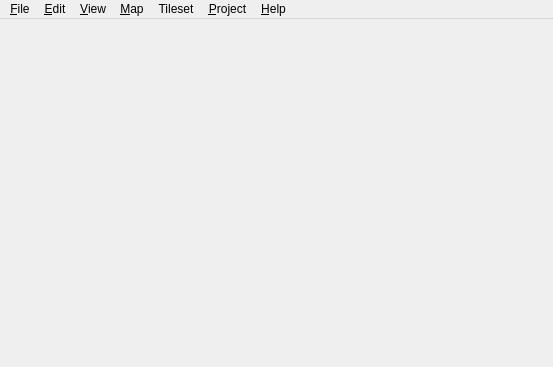
<?xml version="1.0" encoding="UTF-8"?>
<ui version="4.0">
 <class>MainWindow</class>
 <widget class="QMainWindow" name="MainWindow">
  <property name="geometry">
   <rect>
    <x>0</x>
    <y>0</y>
    <width>553</width>
    <height>367</height>
   </rect>
  </property>
  <property name="acceptDrops">
   <bool>true</bool>
  </property>
  <property name="dockOptions">
   <set>QMainWindow::AllowNestedDocks|QMainWindow::AllowTabbedDocks|QMainWindow::AnimatedDocks</set>
  </property>
  <widget class="QWidget" name="centralWidget">
   <layout class="QVBoxLayout" name="verticalLayout">
    <property name="leftMargin">
     <number>0</number>
    </property>
    <property name="topMargin">
     <number>0</number>
    </property>
    <property name="rightMargin">
     <number>0</number>
    </property>
    <property name="bottomMargin">
     <number>0</number>
    </property>
   </layout>
  </widget>
  <widget class="QMenuBar" name="menuBar">
   <property name="geometry">
    <rect>
     <x>0</x>
     <y>0</y>
     <width>553</width>
     <height>21</height>
    </rect>
   </property>
   <widget class="QMenu" name="menuFile">
    <property name="title">
     <string>&amp;File</string>
    </property>
    <widget class="QMenu" name="menuRecentFiles">
     <property name="title">
      <string>&amp;Recent Files</string>
     </property>
     <property name="icon">
      <iconset resource="tiled.qrc">
       <normaloff>:/images/16/document-open-recent.png</normaloff>:/images/16/document-open-recent.png</iconset>
     </property>
     <property name="toolTipsVisible">
      <bool>true</bool>
     </property>
     <addaction name="actionClearRecentFiles"/>
    </widget>
    <widget class="QMenu" name="menuNew">
     <property name="title">
      <string>&amp;New</string>
     </property>
     <addaction name="actionNewMap"/>
     <addaction name="actionNewTileset"/>
    </widget>
    <widget class="QMenu" name="menuCommand">
     <property name="title">
      <string>Commands</string>
     </property>
     <addaction name="actionEditCommands"/>
    </widget>
    <addaction name="menuNew"/>
    <addaction name="actionOpen"/>
    <addaction name="menuRecentFiles"/>
    <addaction name="separator"/>
    <addaction name="actionSave"/>
    <addaction name="actionSaveAs"/>
    <addaction name="actionSaveAll"/>
    <addaction name="actionExport"/>
    <addaction name="actionExportAs"/>
    <addaction name="actionExportAsImage"/>
    <addaction name="actionReload"/>
    <addaction name="separator"/>
    <addaction name="menuCommand"/>
    <addaction name="separator"/>
    <addaction name="actionClose"/>
    <addaction name="actionCloseAll"/>
    <addaction name="actionQuit"/>
   </widget>
   <widget class="QMenu" name="menuEdit">
    <property name="title">
     <string>&amp;Edit</string>
    </property>
    <addaction name="actionCut"/>
    <addaction name="actionCopy"/>
    <addaction name="actionPaste"/>
    <addaction name="actionPasteInPlace"/>
    <addaction name="actionDelete"/>
    <addaction name="separator"/>
    <addaction name="actionPreferences"/>
   </widget>
   <widget class="QMenu" name="menuHelp">
    <property name="title">
     <string>&amp;Help</string>
    </property>
    <addaction name="actionDocumentation"/>
    <addaction name="actionForum"/>
    <addaction name="separator"/>
    <addaction name="actionDonate"/>
    <addaction name="actionAbout"/>
   </widget>
   <widget class="QMenu" name="menuMap">
    <property name="title">
     <string>&amp;Map</string>
    </property>
    <widget class="QMenu" name="menuUnloadWorld">
     <property name="title">
      <string>Unload World</string>
     </property>
    </widget>
    <addaction name="actionAddExternalTileset"/>
    <addaction name="separator"/>
    <addaction name="actionLoadWorld"/>
    <addaction name="menuUnloadWorld"/>
    <addaction name="separator"/>
    <addaction name="actionResizeMap"/>
    <addaction name="actionOffsetMap"/>
    <addaction name="separator"/>
    <addaction name="actionAutoMap"/>
    <addaction name="actionAutoMapWhileDrawing"/>
    <addaction name="separator"/>
    <addaction name="actionMapProperties"/>
   </widget>
   <widget class="QMenu" name="menuView">
    <property name="title">
     <string>&amp;View</string>
    </property>
    <widget class="QMenu" name="menuShowObjectNames">
     <property name="title">
      <string>Show Object &amp;Names</string>
     </property>
     <addaction name="actionNoLabels"/>
     <addaction name="actionLabelsForSelectedObjects"/>
     <addaction name="actionLabelsForAllObjects"/>
     <addaction name="separator"/>
     <addaction name="actionLabelForHoveredObject"/>
    </widget>
    <widget class="QMenu" name="menuSnapping">
     <property name="title">
      <string>Snapping</string>
     </property>
     <addaction name="actionSnapNothing"/>
     <addaction name="actionSnapToGrid"/>
     <addaction name="actionSnapToFineGrid"/>
     <addaction name="actionSnapToPixels"/>
    </widget>
    <addaction name="actionShowGrid"/>
    <addaction name="actionShowTileObjectOutlines"/>
    <addaction name="menuShowObjectNames"/>
    <addaction name="actionShowTileAnimations"/>
    <addaction name="actionShowTileCollisionShapes"/>
    <addaction name="actionHighlightCurrentLayer"/>
    <addaction name="actionHighlightHoveredObject"/>
    <addaction name="separator"/>
    <addaction name="menuSnapping"/>
    <addaction name="separator"/>
    <addaction name="actionZoomIn"/>
    <addaction name="actionZoomOut"/>
    <addaction name="actionZoomNormal"/>
    <addaction name="actionFitInView"/>
    <addaction name="separator"/>
    <addaction name="actionFullScreen"/>
    <addaction name="actionClearView"/>
   </widget>
   <widget class="QMenu" name="menuTileset">
    <property name="title">
     <string>Tileset</string>
    </property>
    <addaction name="actionTilesetProperties"/>
   </widget>
   <widget class="QMenu" name="menuProject">
    <property name="title">
     <string>&amp;Project</string>
    </property>
    <widget class="QMenu" name="menuRecentProjects">
     <property name="title">
      <string>&amp;Recent Projects</string>
     </property>
     <property name="icon">
      <iconset resource="tiled.qrc">
       <normaloff>:/images/16/document-open-recent.png</normaloff>:/images/16/document-open-recent.png</iconset>
     </property>
     <property name="toolTipsVisible">
      <bool>true</bool>
     </property>
    </widget>
    <addaction name="actionOpenProject"/>
    <addaction name="menuRecentProjects"/>
    <addaction name="separator"/>
    <addaction name="actionSaveProjectAs"/>
    <addaction name="actionCloseProject"/>
    <addaction name="separator"/>
    <addaction name="actionAddFolderToProject"/>
    <addaction name="actionRefreshProjectFolders"/>
   </widget>
   <addaction name="menuFile"/>
   <addaction name="menuEdit"/>
   <addaction name="menuView"/>
   <addaction name="menuMap"/>
   <addaction name="menuTileset"/>
   <addaction name="menuProject"/>
   <addaction name="menuHelp"/>
  </widget>
  <action name="actionOpen">
   <property name="text">
    <string>&amp;Open...</string>
   </property>
  </action>
  <action name="actionSave">
   <property name="text">
    <string>&amp;Save</string>
   </property>
  </action>
  <action name="actionQuit">
   <property name="icon">
    <iconset resource="tiled.qrc">
     <normaloff>:/images/16/application-exit.png</normaloff>:/images/16/application-exit.png</iconset>
   </property>
   <property name="text">
    <string>&amp;Quit</string>
   </property>
   <property name="menuRole">
    <enum>QAction::QuitRole</enum>
   </property>
  </action>
  <action name="actionCopy">
   <property name="enabled">
    <bool>false</bool>
   </property>
   <property name="icon">
    <iconset resource="tiled.qrc">
     <normaloff>:/images/16/edit-copy.png</normaloff>:/images/16/edit-copy.png</iconset>
   </property>
   <property name="text">
    <string>&amp;Copy</string>
   </property>
  </action>
  <action name="actionPaste">
   <property name="enabled">
    <bool>false</bool>
   </property>
   <property name="icon">
    <iconset resource="tiled.qrc">
     <normaloff>:/images/16/edit-paste.png</normaloff>:/images/16/edit-paste.png</iconset>
   </property>
   <property name="text">
    <string>&amp;Paste</string>
   </property>
  </action>
  <action name="actionAbout">
   <property name="icon">
    <iconset resource="tiled.qrc">
     <normaloff>:/images/16/help-about.png</normaloff>:/images/16/help-about.png</iconset>
   </property>
   <property name="text">
    <string>&amp;About Tiled</string>
   </property>
   <property name="menuRole">
    <enum>QAction::AboutRole</enum>
   </property>
  </action>
  <action name="actionAboutQt">
   <property name="text">
    <string>About Qt</string>
   </property>
   <property name="menuRole">
    <enum>QAction::AboutQtRole</enum>
   </property>
  </action>
  <action name="actionResizeMap">
   <property name="icon">
    <iconset resource="tiled.qrc">
     <normaloff>:/images/16/document-page-setup.png</normaloff>:/images/16/document-page-setup.png</iconset>
   </property>
   <property name="text">
    <string>&amp;Resize Map...</string>
   </property>
  </action>
  <action name="actionMapProperties">
   <property name="icon">
    <iconset resource="tiled.qrc">
     <normaloff>:/images/16/document-properties.png</normaloff>:/images/16/document-properties.png</iconset>
   </property>
   <property name="text">
    <string>Map &amp;Properties...</string>
   </property>
  </action>
  <action name="actionAutoMap">
   <property name="text">
    <string>AutoMap</string>
   </property>
   <property name="shortcut">
    <string notr="true">Ctrl+M</string>
   </property>
  </action>
  <action name="actionShowGrid">
   <property name="checkable">
    <bool>true</bool>
   </property>
   <property name="text">
    <string>Show &amp;Grid</string>
   </property>
   <property name="shortcut">
    <string notr="true">Ctrl+G</string>
   </property>
  </action>
  <action name="actionSaveAs">
   <property name="icon">
    <iconset resource="tiled.qrc">
     <normaloff>:/images/16/document-save-as.png</normaloff>:/images/16/document-save-as.png</iconset>
   </property>
   <property name="text">
    <string>Save &amp;As...</string>
   </property>
   <property name="shortcut">
    <string notr="true">Ctrl+Alt+S</string>
   </property>
  </action>
  <action name="actionNewTileset">
   <property name="enabled">
    <bool>false</bool>
   </property>
   <property name="text">
    <string>New &amp;Tileset...</string>
   </property>
  </action>
  <action name="actionClose">
   <property name="icon">
    <iconset resource="tiled.qrc">
     <normaloff>:/images/16/window-close.png</normaloff>:/images/16/window-close.png</iconset>
   </property>
   <property name="text">
    <string>&amp;Close</string>
   </property>
  </action>
  <action name="actionZoomIn">
   <property name="icon">
    <iconset resource="tiled.qrc">
     <normaloff>:/images/16/zoom-in.png</normaloff>:/images/16/zoom-in.png</iconset>
   </property>
   <property name="text">
    <string>Zoom In</string>
   </property>
  </action>
  <action name="actionZoomOut">
   <property name="icon">
    <iconset resource="tiled.qrc">
     <normaloff>:/images/16/zoom-out.png</normaloff>:/images/16/zoom-out.png</iconset>
   </property>
   <property name="text">
    <string>Zoom Out</string>
   </property>
  </action>
  <action name="actionZoomNormal">
   <property name="enabled">
    <bool>false</bool>
   </property>
   <property name="icon">
    <iconset resource="tiled.qrc">
     <normaloff>:/images/16/zoom-original.png</normaloff>:/images/16/zoom-original.png</iconset>
   </property>
   <property name="text">
    <string>Normal Size</string>
   </property>
   <property name="shortcut">
    <string notr="true">Ctrl+0</string>
   </property>
  </action>
  <action name="actionExportAsImage">
   <property name="text">
    <string>Export As &amp;Image...</string>
   </property>
  </action>
  <action name="actionCut">
   <property name="enabled">
    <bool>false</bool>
   </property>
   <property name="icon">
    <iconset resource="tiled.qrc">
     <normaloff>:/images/16/edit-cut.png</normaloff>:/images/16/edit-cut.png</iconset>
   </property>
   <property name="text">
    <string>Cu&amp;t</string>
   </property>
  </action>
  <action name="actionOffsetMap">
   <property name="text">
    <string>&amp;Offset Map...</string>
   </property>
  </action>
  <action name="actionPreferences">
   <property name="text">
    <string>Pre&amp;ferences...</string>
   </property>
   <property name="menuRole">
    <enum>QAction::PreferencesRole</enum>
   </property>
  </action>
  <action name="actionClearRecentFiles">
   <property name="icon">
    <iconset resource="tiled.qrc">
     <normaloff>:/images/16/edit-clear.png</normaloff>:/images/16/edit-clear.png</iconset>
   </property>
   <property name="text">
    <string>Clear Recent Files</string>
   </property>
  </action>
  <action name="actionExportAs">
   <property name="text">
    <string>E&amp;xport As...</string>
   </property>
   <property name="shortcut">
    <string notr="true">Ctrl+Shift+E</string>
   </property>
  </action>
  <action name="actionAddExternalTileset">
   <property name="enabled">
    <bool>false</bool>
   </property>
   <property name="text">
    <string>&amp;Add External Tileset...</string>
   </property>
  </action>
  <action name="actionSnapToGrid">
   <property name="checkable">
    <bool>true</bool>
   </property>
   <property name="text">
    <string>&amp;Snap to Grid</string>
   </property>
  </action>
  <action name="actionCloseAll">
   <property name="text">
    <string>C&amp;lose All</string>
   </property>
   <property name="shortcut">
    <string notr="true">Ctrl+Shift+W</string>
   </property>
  </action>
  <action name="actionDelete">
   <property name="enabled">
    <bool>false</bool>
   </property>
   <property name="icon">
    <iconset resource="tiled.qrc">
     <normaloff>:/images/16/edit-delete.png</normaloff>:/images/16/edit-delete.png</iconset>
   </property>
   <property name="text">
    <string>&amp;Delete</string>
   </property>
   <property name="iconText">
    <string>Delete</string>
   </property>
  </action>
  <action name="actionHighlightCurrentLayer">
   <property name="checkable">
    <bool>true</bool>
   </property>
   <property name="text">
    <string>&amp;Highlight Current Layer</string>
   </property>
   <property name="shortcut">
    <string notr="true">H</string>
   </property>
  </action>
  <action name="actionShowTileObjectOutlines">
   <property name="checkable">
    <bool>true</bool>
   </property>
   <property name="text">
    <string>Show Tile Object &amp;Outlines</string>
   </property>
  </action>
  <action name="actionSnapToFineGrid">
   <property name="checkable">
    <bool>true</bool>
   </property>
   <property name="text">
    <string>Snap to &amp;Fine Grid</string>
   </property>
  </action>
  <action name="actionShowTileAnimations">
   <property name="checkable">
    <bool>true</bool>
   </property>
   <property name="text">
    <string>Show Tile Animations</string>
   </property>
  </action>
  <action name="actionReload">
   <property name="text">
    <string>Reload</string>
   </property>
   <property name="shortcut">
    <string notr="true">Ctrl+R</string>
   </property>
  </action>
  <action name="actionExport">
   <property name="text">
    <string>&amp;Export</string>
   </property>
   <property name="shortcut">
    <string notr="true">Ctrl+E</string>
   </property>
  </action>
  <action name="actionDonate">
   <property name="text">
    <string>Support Tiled Development</string>
   </property>
  </action>
  <action name="actionSaveAll">
   <property name="text">
    <string>Save All</string>
   </property>
   <property name="shortcut">
    <string notr="true">Ctrl+Shift+S</string>
   </property>
  </action>
  <action name="actionDocumentation">
   <property name="text">
    <string>User Manual ↗</string>
   </property>
  </action>
  <action name="actionNoLabels">
   <property name="checkable">
    <bool>true</bool>
   </property>
   <property name="text">
    <string>&amp;Never</string>
   </property>
  </action>
  <action name="actionLabelsForSelectedObjects">
   <property name="checkable">
    <bool>true</bool>
   </property>
   <property name="checked">
    <bool>true</bool>
   </property>
   <property name="text">
    <string>For &amp;Selected Objects</string>
   </property>
  </action>
  <action name="actionLabelsForAllObjects">
   <property name="checkable">
    <bool>true</bool>
   </property>
   <property name="text">
    <string>For &amp;All Objects</string>
   </property>
  </action>
  <action name="actionAutoMapWhileDrawing">
   <property name="checkable">
    <bool>true</bool>
   </property>
   <property name="text">
    <string>AutoMap While Drawing</string>
   </property>
  </action>
  <action name="actionNewMap">
   <property name="text">
    <string>New Map...</string>
   </property>
  </action>
  <action name="actionPasteInPlace">
   <property name="enabled">
    <bool>false</bool>
   </property>
   <property name="text">
    <string>Paste &amp;in Place</string>
   </property>
   <property name="shortcut">
    <string notr="true">Ctrl+Shift+V</string>
   </property>
  </action>
  <action name="actionFullScreen">
   <property name="checkable">
    <bool>true</bool>
   </property>
   <property name="text">
    <string>Full Screen</string>
   </property>
   <property name="shortcut">
    <string notr="true">F11</string>
   </property>
  </action>
  <action name="actionSnapToPixels">
   <property name="checkable">
    <bool>true</bool>
   </property>
   <property name="text">
    <string>Snap to &amp;Pixels</string>
   </property>
  </action>
  <action name="actionTilesetProperties">
   <property name="icon">
    <iconset resource="tiled.qrc">
     <normaloff>:/images/16/document-properties.png</normaloff>:/images/16/document-properties.png</iconset>
   </property>
   <property name="text">
    <string>Tileset &amp;Properties...</string>
   </property>
  </action>
  <action name="actionSnapNothing">
   <property name="checkable">
    <bool>true</bool>
   </property>
   <property name="checked">
    <bool>true</bool>
   </property>
   <property name="text">
    <string>No Snapping</string>
   </property>
  </action>
  <action name="actionEditCommands">
   <property name="icon">
    <iconset>
     <normalon>:/images/24/system-run.png</normalon>
    </iconset>
   </property>
   <property name="text">
    <string>Edit Commands...</string>
   </property>
  </action>
  <action name="actionClearView">
   <property name="checkable">
    <bool>true</bool>
   </property>
   <property name="text">
    <string>Clear View</string>
   </property>
   <property name="shortcut">
    <string notr="true">Tab</string>
   </property>
  </action>
  <action name="actionLabelForHoveredObject">
   <property name="checkable">
    <bool>true</bool>
   </property>
   <property name="text">
    <string>For Hovered Object</string>
   </property>
  </action>
  <action name="actionLoadWorld">
   <property name="text">
    <string>Load World...</string>
   </property>
  </action>
  <action name="actionHighlightHoveredObject">
   <property name="checkable">
    <bool>true</bool>
   </property>
   <property name="text">
    <string>Highlight Hovered Object</string>
   </property>
  </action>
  <action name="actionShowTileCollisionShapes">
   <property name="checkable">
    <bool>true</bool>
   </property>
   <property name="text">
    <string>Show Tile Collision Shapes</string>
   </property>
  </action>
  <action name="actionFitInView">
   <property name="icon">
    <iconset resource="tiled.qrc">
     <normaloff>:/images/16/zoom-fit-best.png</normaloff>:/images/16/zoom-fit-best.png</iconset>
   </property>
   <property name="text">
    <string>Fit Map in View</string>
   </property>
   <property name="shortcut">
    <string notr="true">Ctrl+/</string>
   </property>
  </action>
  <action name="actionForum">
   <property name="text">
    <string>Community Forum ↗</string>
   </property>
  </action>
  <action name="actionOpenProject">
   <property name="text">
    <string>&amp;Open Project...</string>
   </property>
  </action>
  <action name="actionCloseProject">
   <property name="text">
    <string>&amp;Close Project</string>
   </property>
  </action>
  <action name="actionClearRecentProjects">
   <property name="icon">
    <iconset resource="tiled.qrc">
     <normaloff>:/images/16/edit-clear.png</normaloff>:/images/16/edit-clear.png</iconset>
   </property>
   <property name="text">
    <string>Clear Recent Projects</string>
   </property>
  </action>
  <action name="actionAddFolderToProject">
   <property name="text">
    <string>Add Folder to Project...</string>
   </property>
  </action>
  <action name="actionSaveProjectAs">
   <property name="text">
    <string>Save Project As...</string>
   </property>
  </action>
  <action name="actionRefreshProjectFolders">
   <property name="text">
    <string>Refresh Folders</string>
   </property>
  </action>
 </widget>
 <layoutdefault spacing="6" margin="11"/>
 <resources>
  <include location="tiled.qrc"/>
 </resources>
 <connections/>
</ui>
